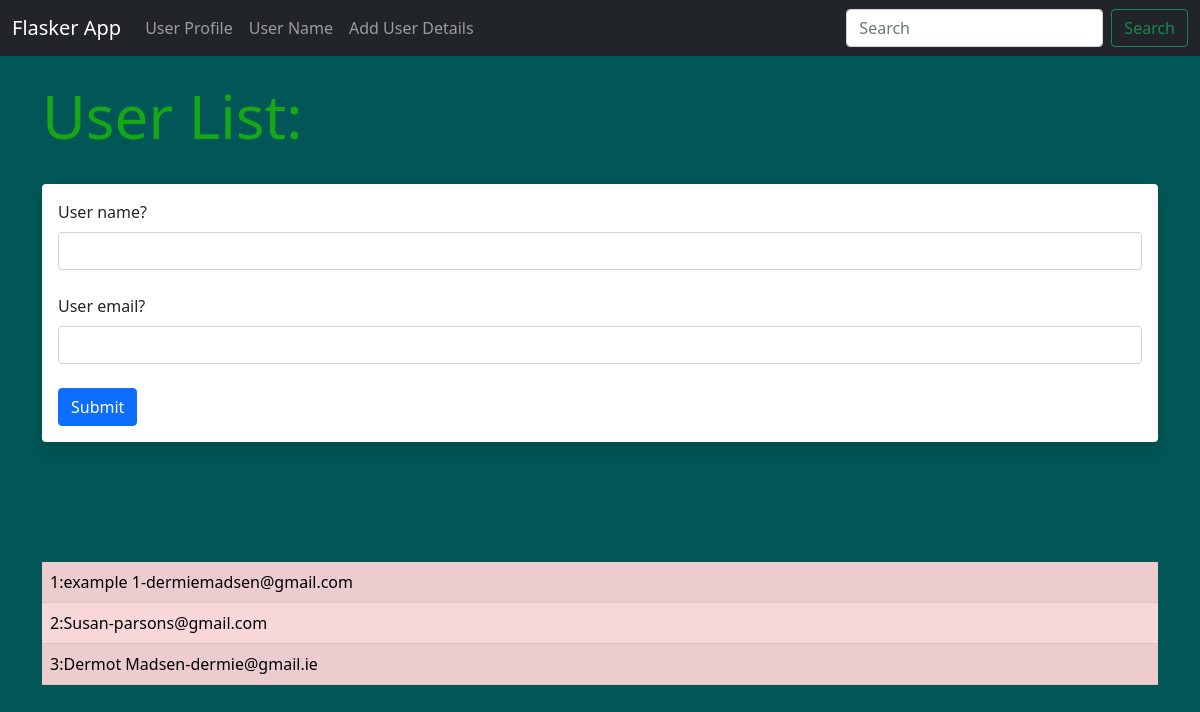
The page /user/add on the database as committed earlier.
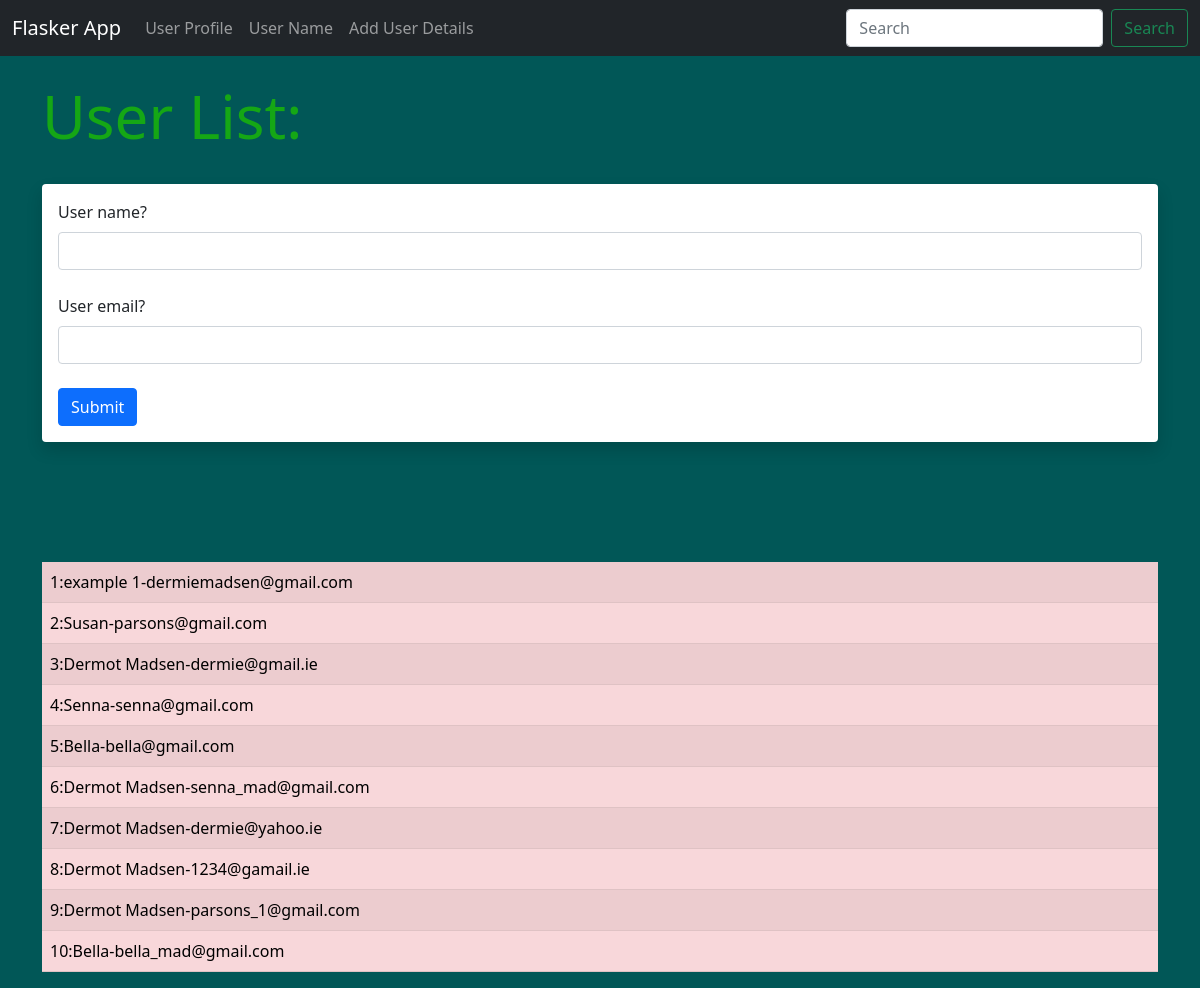
The same page on the database as committed later.
### hello.py (models this page shows, shortened)
class Users(db.Model):
    id = db.Column(db.Integer, primary_key=True)
    name = db.Column(db.String(100), nullable=False)
    email = db.Column(db.String(100), nullable=False, unique=True)
    date_added = db.Column(db.DateTime, default=datetime.now)

### hello.py (the view, shortened to what this page needs)
@app.route('/user/add', methods = ['GET', 'POST'])
def add_user():
    username = None
    form = UserForm()
    our_users = Users.query.order_by(Users.date_added)
    return render_template("add_user.html", name=username,
                            form = form,
                            our_users = our_users)

### hello.py
class UserForm(FlaskForm):
    name = StringField("User name? ", validators=[DataRequired()])
    email = StringField("User email? ", validators=[DataRequired()])
    submit = SubmitField("Submit")

### Templates/add_user.html (shortened to what this page needs)
{% extends 'base.html' %}
{% block content %}
{% if name %}
    <h1>User added!</h1>
    <br/><br/>
<table class="table table-danger table-striped">
{% for our_user in our_users %}
    <tr>
    <td>{{our_user.id}}:{{our_user.name}}-{{our_user.email}}</td>
    </tr>
{% endfor %}
</table>
{% else %}
    <h1>User List:</h1>
    <br/>
    <div class="shadow p-3 mb-5 bg-body rounded">
    <form method="POST">
        {{ form.name.label(class="form-label") }}
        {{ form.name(class="form-control") }}
        <br/>
        {{ form.email.label(class="form-label") }}
        {{ form.email(class="form-control") }}
        <br/>
        {{ form.submit(class="btn btn-primary") }}
    </form>
</div>
<br/><br/><br/>
<table class="table table-danger table-striped">
{% for our_user in our_users %}
    <tr>
    <td>{{our_user.id}}:{{our_user.name}}-{{our_user.email}}</td>
    </tr>
{% endfor %}
</table>
{% endif %}
{% endblock %}

### Templates/base.html (shortened to what this page needs)
<!doctype html>
<html lang="en">
  <head>
    <link href="https://cdn.jsdelivr.net/npm/bootstrap@5.0.2/dist/css/bootstrap.min.css" rel="stylesheet">
    <link href="{{ url_for('static', filename = 'css/style.css') }}" rel="stylesheet">
  </head>
  <body>
    {% include 'navbar.html' %}
    <br/>
    <div class = 'container'>
        {% block content %}
        {% endblock %}
    </div>
  </body>
</html>

### Templates/navbar.html (shortened to what this page needs)
<nav class="navbar navbar-expand-lg navbar-dark bg-dark">
    <div class="container-fluid">
      <a class="navbar-brand" href= "{{url_for('index')}}">Flasker App</a>
      <div class="collapse navbar-collapse" id="navbarSupportedContent">
        <ul class="navbar-nav me-auto mb-2 mb-lg-0">
          <li class="nav-item">
            <a class="nav-link" href="{{url_for('user', name='Dermot')}}">User Profile</a>
          </li>
          <li class="nav-item">
            <a class="nav-link" href="{{url_for('name')}}">User Name</a>
          </li>
          <li class="nav-item">
            <a class="nav-link" href="{{url_for('add_user')}}">Add User Details</a>
          </li>
        </ul>
        <form class="d-flex">
          <input class="form-control me-2" type="search" placeholder="Search" aria-label="Search">
          <button class="btn btn-outline-success" type="submit">Search</button>
        </form>
      </div>
    </div>
  </nav>

### static/css/style.css (style rules this page uses)
h1 { color:rgb(21, 167, 21); font-size: 60px; }
body { background-color: rgb(1, 87, 87); }

Rows that differ between the two databases and show on the page:
added Users: id "4", name "Senna", email "senna@gmail.com"
added Users: id "5", name "Bella", email "bella@gmail.com"
added Users: id "6", name "Dermot Madsen", email "senna_mad@gmail.com"
added Users: id "7", name "Dermot Madsen", email "dermie@yahoo.ie"
added Users: id "8", name "Dermot Madsen", email "1234@gamail.ie"
added Users: id "9", name "Dermot Madsen", email "parsons_1@gmail.com"
added Users: id "10", name "Bella", email "bella_mad@gmail.com"
